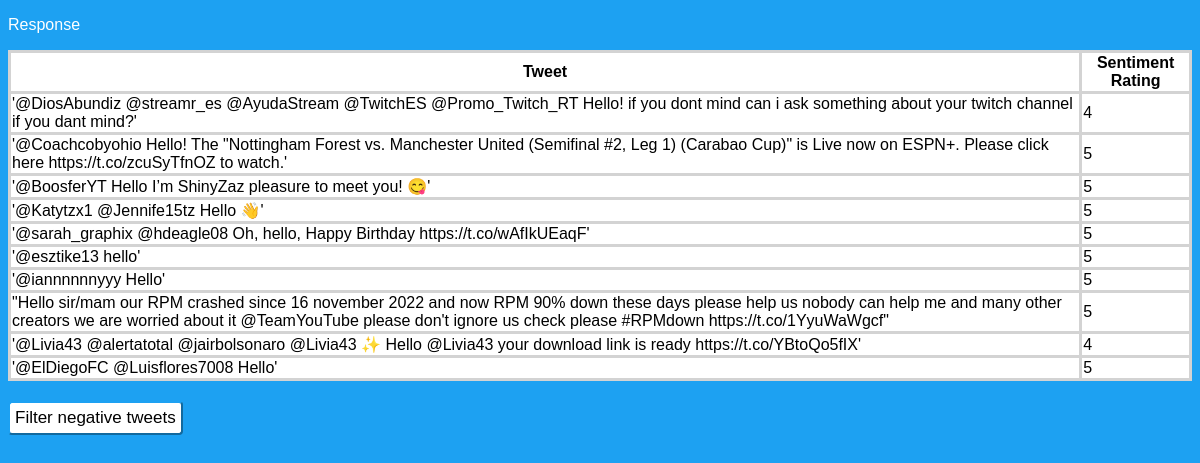
The app's page /tweetSentiment/results with its own data.
### tweetSentiment/models.py (models this page shows)
class RequestedData(models.Model):
    tweet_text = models.CharField(max_length = 5000) #tweet text
    tweet_text_clean = models.CharField(max_length = 5000, default="na") #cleaned tweet text
    tweet_sentiment = models.CharField(max_length = 1) #sentiment
    request_number = models.IntegerField() #request number

### tweetSentiment/views.py (the view)
# urls.py: path('results', views.results, name = 'results'),
def results(request):
    last_object = RequestedData.objects.last() #get the last object from the database
    number = last_object.request_number #get the last request number
    query_results = RequestedData.objects.filter(request_number = number) #fetch all data entered that has that request number
    negative_tweets = RequestedData.objects.filter(request_number = number, tweet_sentiment = '1').values('tweet_text')
    context = {'query_results': query_results, 'negative_tweets': negative_tweets} #dictionary of results
    return render(request, 'tweetSentiment/response.html', context) #return the page with request results

### tweetSentiment/Templates/tweetSentiment/response.html (shortened to what this page needs)
{% load static %}
<!DOCTYPE html>
<html lang="en-US">
  <head>
    <link rel="stylesheet" href="{% static 'style.css' %}">
  </head>
  <body>
    <p>Response</p>
    <table id="table">
    <tr>
      <th>Tweet</th>
      <th>Sentiment Rating</th>
    </tr>
    {% for tweet in query_results %}
    <tr>
        <td>{{ tweet.tweet_text }}</td>
        <td id="sentiment">{{ tweet.tweet_sentiment }}</td>
    </tr>
    {% endfor %}
  </table>
  <button class="button" id="neg_button" onclick="filter()">Filter negative tweets</button>
  </body>
</html>

### tweetSentiment/static/style.css (style rules this page uses)
body { background-color:#1DA1F2; font-family:'Gill Sans', 'Gill Sans MT', Calibri, 'Trebuchet MS', sans-serif; color:white; }
.button { border-top-color: #1DA1F2; border-left-color: #1DA1F2; border-right-color: #1DA1F2; border-bottom-color: #1DA1F2; font-family:'Gill Sans', 'Gill Sans MT', Calibri, 'Trebuchet MS', sans-serif; color: black; padding: 5px 5px; text-align: center; display: inline-block; font-size: 17px; border-radius: 4px; background-color: white; text-align: center; cursor: pointer; }
table, th, td, tr { border: solid; border-color:lightgrey !important; border-width: 2; border-collapse:collapse; background-color:white; color:black; margin-bottom:20px; }
#neg_button { display:inline; }

### records on screen
RequestedData: tweet_text "'@DiosAbundiz @streamr_es @AyudaStream @TwitchES @Promo_Twitch_RT Hello! if you dont mind can i ask something about your twitch channel if you dant mind?'", tweet_sentiment "4"
RequestedData: tweet_text "'@Coachcobyohio Hello! The \"Nottingham Forest vs. Manchester United (Semifinal #2, Leg 1) (Carabao Cup)\" is Live now on ESPN+. Please click here https://t.co/zcuSyTfnOZ to watch.'", tweet_sentiment "5"
RequestedData: tweet_text "'@BoosferYT Hello I’m ShinyZaz pleasure to meet you! 😋'", tweet_sentiment "5"
RequestedData: tweet_text "'@Katytzx1 @Jennife15tz Hello 👋'", tweet_sentiment "5"
RequestedData: tweet_text "'@sarah_graphix @hdeagle08 Oh, hello, Happy Birthday https://t.co/wAfIkUEaqF'", tweet_sentiment "5"
RequestedData: tweet_text "'@esztike13 hello'", tweet_sentiment "5"
RequestedData: tweet_text "'@iannnnnnyyy Hello'", tweet_sentiment "5"
RequestedData: tweet_text "\"Hello sir/mam our RPM crashed since 16 november 2022 and now RPM 90% down these days please help us nobody can help me and many other creators we are worried about it @TeamYouTube please don't ignore us check please #RPMdown https://t.co/1YyuWaWgcf\"", tweet_sentiment "5"
RequestedData: tweet_text "'@Livia43 @alertatotal @jairbolsonaro @Livia43 ✨ Hello @Livia43 your download link is ready https://t.co/YBtoQo5fIX'", tweet_sentiment "4"
RequestedData: tweet_text "'@ElDiegoFC @Luisflores7008 Hello'", tweet_sentiment "5"
